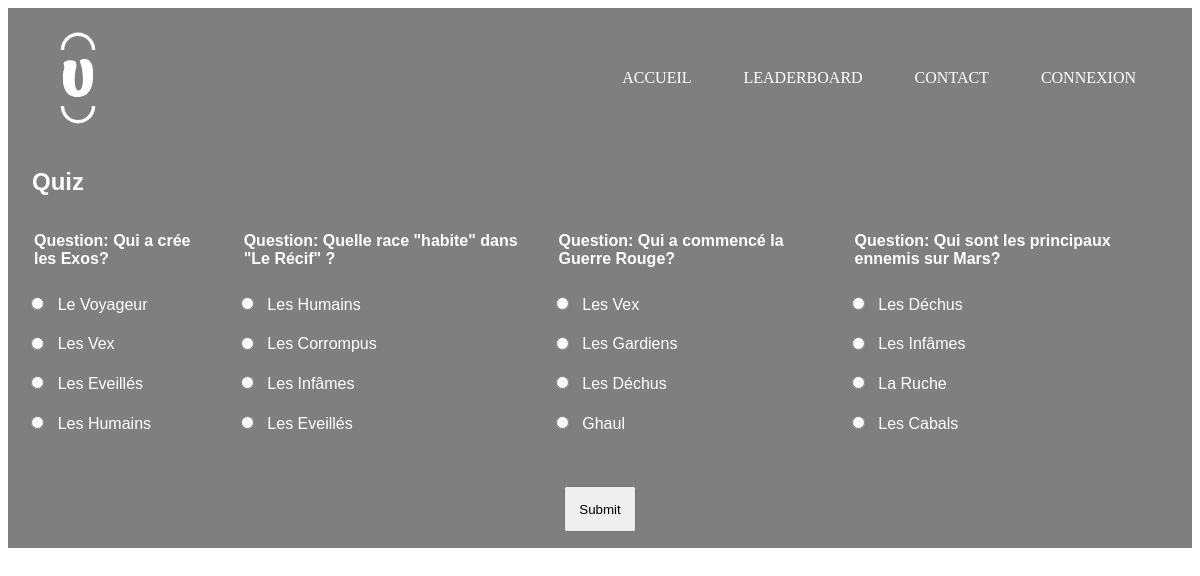
The app's page /niv1.php with its own data.
### tables this page shows
CREATE TABLE IF NOT EXISTS `quiz` (
  `id` int NOT NULL AUTO_INCREMENT,
  `question` varchar(255) NOT NULL,
  PRIMARY KEY (`id`)
);

CREATE TABLE IF NOT EXISTS `quiz_reponse` (
  `id` int NOT NULL AUTO_INCREMENT,
  `id_question` int DEFAULT NULL,
  `reponse` varchar(255) NOT NULL,
  `est_correcte` tinyint(1) DEFAULT NULL,
  PRIMARY KEY (`id`),
  KEY `id_question` (`id_question`)
);

### niv1.php (the view, shortened to what this page needs)
<!DOCTYPE html>
<html>
<head>
</head>
<body>
    <div class="body">
    <header class="main-head">
        <nav>
        <a href="index.php"><img class="logo" align="left" alt="URD" src="LOGO/téléchargement (2).svg"></a>
            <ul>
                <li><a href="index.php">ACCUEIL</a></li>
                <li><a href="leaderboard.php">LEADERBOARD</a></li>
                <li><a href="contactez-nous.php">CONTACT</a></li>
                <?php
                    if (isset($_SESSION['loggedin']) && $_SESSION['loggedin'] == true) {
                        echo '<li><a href="map.php">MAP</a></li>
                              <li class=dropdown><a class=dropbtn>' . ($_SESSION["pseudo"]) . '</a>
                                  <div class="dropdown-content">
                                      <a href="deco.php">Déconnecter</a>
                                  </div>
                              </li>';
                    } else {
                        echo '<li><a href="connexion.php">CONNEXION</a></li>';
                    }
                ?>
            </ul>
        </nav>
    </header>
    <div class="quiz-container">
        <h2>Quiz</h2>
        <form method="post" action="valider_quiz.php">
            <div class="form">
                <?php
        $mysqli = new mysqli("localhost", "root", "", "urd");
        $query_questions = "SELECT * FROM quiz ORDER BY RAND() LIMIT 4";
        $result_questions = $mysqli->query($query_questions);
        while ($ligne = $result_questions->fetch_assoc()) {
            $query_answers = "SELECT * FROM quiz_reponse WHERE id_question = " . $ligne['id'] . " ORDER BY RAND()";
            $result_answers = $mysqli->query($query_answers);
            echo "<div>";
            echo "<div class='question'><strong>Question:</strong> ".$ligne['question']."</div>";
            while ($answer = $result_answers->fetch_assoc()) {
                echo "<input id='option' type='radio' name='reponses[" . $ligne['id'] . "]' value='" . $answer['id'] . "' required>";
                echo $answer['reponse'] . "<br>";
            }
            echo "</div>";
        }
        ?>
            </div><br>
            <div class="button"><input type="submit" value="Submit"></div>
        </form>
    </div></div>
</body>
</html>

### niv1.php (style rules this page uses)
body { background-image: url('IMG/Courtyard\,\ Tower\ 19.png'); background-repeat: no-repeat; background-size: cover; font-family: Arial, sans-serif; }
.body { background-color: rgba(0, 0, 0, 0.5); }
a { text-decoration: none; color: black; }
header nav { display: flex; justify-content: space-between; align-items: center; padding: 20px; }
.logo { width: 100px; }
nav ul { display: flex; list-style-type: none; margin: 0; padding: 0; }
nav ul li { margin-right: 20px; }
li a { color: #fff; line-height: 2; position: relative; font-family: cursive; }
li a::before { content: ''; width: 0; height: 2px; border-radius: 2px; background-color: #fff; position: absolute; bottom: -.25rem; left: 50%; transition: width .4s, left .4s; }
li a, .dropbtn { display: inline-block; color: white; text-align: center; padding: 0 16px; text-decoration: none; }
.quiz-container, li { color: white; list-style-type: none; }
.form { display: flex; margin: 10px; justify-content: space-around; }
.question { margin: 1em; font-weight: bold; }
#option { margin: 1em; }
div.button { display: flex; margin: 0 auto; justify-content: center; padding: 1em; }
.button input { padding: 1em; }
h2 { margin-left: 1em; }

### records on screen
quiz: question "Qui a crée les Exos?"
quiz_reponse: reponse "Le Voyageur"
quiz_reponse: reponse "Les Vex"
quiz_reponse: reponse "Les Eveillés"
quiz_reponse: reponse "Les Humains"
quiz: question "Quelle race \"habite\" dans \"Le Récif\" ?"
quiz_reponse: reponse "Les Humains"
quiz_reponse: reponse "Les Corrompus"
quiz_reponse: reponse "Les Infâmes"
quiz_reponse: reponse "Les Eveillés"
quiz: question "Qui a commencé la Guerre Rouge?"
quiz_reponse: reponse "Les Vex"
quiz_reponse: reponse "Les Gardiens"
quiz_reponse: reponse "Les Déchus"
quiz_reponse: reponse "Ghaul"
quiz: question "Qui sont les principaux ennemis sur Mars?"
quiz_reponse: reponse "Les Déchus"
quiz_reponse: reponse "Les Infâmes"
quiz_reponse: reponse "La Ruche"
quiz_reponse: reponse "Les Cabals"
